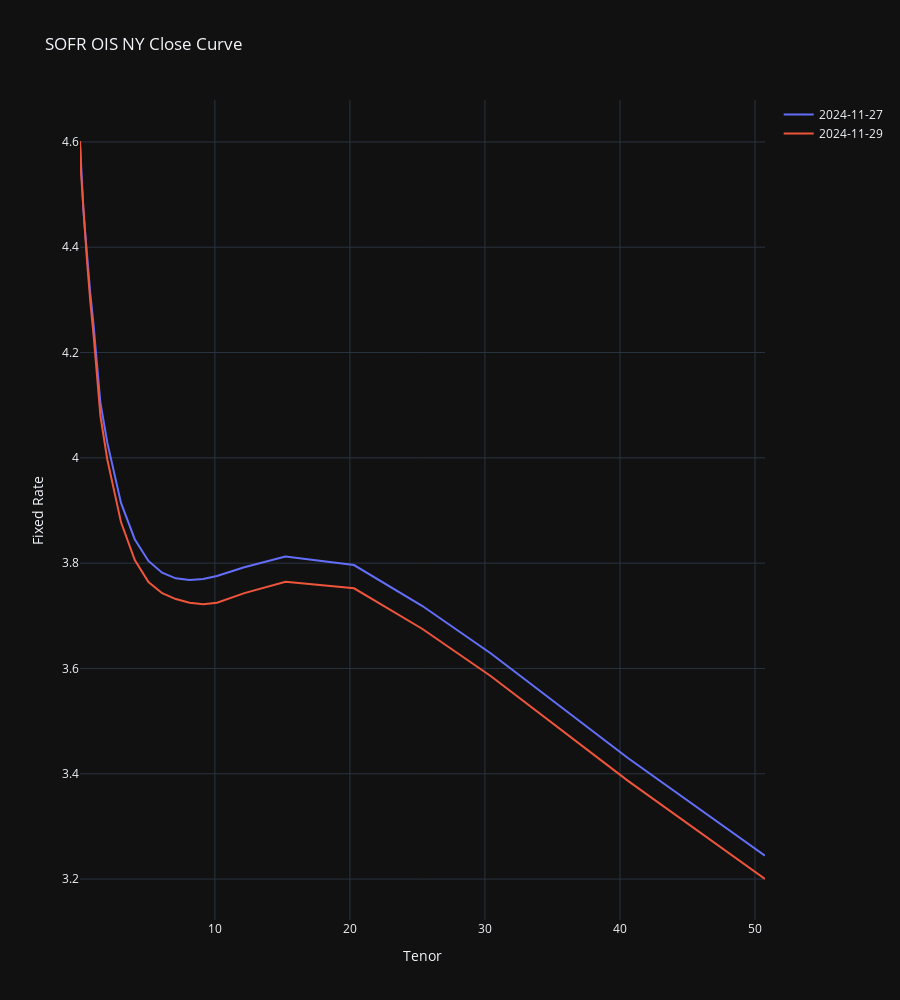

Notebook source saved alongside this figure:
### Markdown cell above
# SOFR OIS NY Close Curve:

### Code cell
as_of_dates = [datetime(2024, 11, 27), datetime(2024, 11, 29)]

fig = go.Figure()
for curr in as_of_dates:
    try:
        str_ts = str(int(curr.timestamp()))
        ohlc_df = pd.DataFrame(bbg_490_curve.s490_nyclose_db.get(str_ts)["ohlc"])
        ohlc_df["Expiry"] = pd.to_numeric(ohlc_df["Expiry"], errors="coerce")
        ohlc_df["Expiry"] = pd.to_datetime(ohlc_df["Expiry"], errors="coerce", unit="s")
        if len(as_of_dates) == 1:
            display(ohlc_df)
        fig.add_trace(go.Scatter(x=((ohlc_df["Expiry"] - curr).dt.days / 360), y=ohlc_df["Close"] * 100, mode="lines", name=f"{curr.date()}"))
    except Exception as e:
        print(f"{curr} NOT IN DB", e)

fig.update_layout(
    title="SOFR OIS NY Close Curve", xaxis_title="Tenor", yaxis_title="Fixed Rate", template="plotly_dark", height=1000, showlegend=True
)
fig.update_xaxes(
    showgrid=True,
    showspikes=True,
    spikecolor="white",
    spikesnap="cursor",
    spikemode="across",
)
fig.update_yaxes(showgrid=True, showspikes=True, spikecolor="white", spikesnap="cursor", spikethickness=0.5)
fig.show()

### Figure 1 — Plotly figure (JSON) as saved in the notebook; plotly's stock layout.template omitted (floating-point values rounded to 4 significant figures)
{"data": [{"mode": "lines", "name": "2024-11-27", "type": "scatter", "x": [0.01389, 0.025, 0.04444, 0.06389, 0.09444, 0.1806, 0.2583, 0.3444, 0.4278, 0.5111, 0.7639, 1.017, 1.522, 2.036, 3.05, 4.067, 5.081, 6.092, 7.103, 8.125, 9.139, 10.15, 12.18, 15.22, 20.3, 25.37, 30.44, 40.59, 50.74], "y": [4.599, 4.593, 4.578, 4.563, 4.543, 4.508, 4.473, 4.445, 4.417, 4.39, 4.315, 4.253, 4.105, 4.029, 3.914, 3.846, 3.804, 3.782, 3.771, 3.768, 3.77, 3.776, 3.792, 3.812, 3.796, 3.719, 3.628, 3.43, 3.244]}, {"mode": "lines", "name": "2024-11-29", "type": "scatter", "x": [0.01389, 0.03056, 0.05, 0.06944, 0.09722, 0.1833, 0.2611, 0.3472, 0.4361, 0.5167, 0.7722, 1.025, 1.531, 2.039, 3.053, 4.072, 5.083, 6.097, 7.111, 8.128, 9.147, 10.16, 12.19, 15.23, 20.31, 25.38, 30.45, 40.59, 50.74], "y": [4.602, 4.595, 4.578, 4.561, 4.539, 4.505, 4.472, 4.441, 4.41, 4.38, 4.298, 4.231, 4.078, 3.996, 3.878, 3.806, 3.764, 3.743, 3.732, 3.725, 3.722, 3.725, 3.743, 3.765, 3.752, 3.675, 3.585, 3.386, 3.2]}], "layout": {"height": 1000, "showlegend": true, "title": {"text": "SOFR OIS NY Close Curve"}, "xaxis": {"showgrid": true, "showspikes": true, "spikecolor": "white", "spikemode": "across", "spikesnap": "cursor", "title": {"text": "Tenor"}}, "yaxis": {"showgrid": true, "showspikes": true, "spikecolor": "white", "spikesnap": "cursor", "spikethickness": 0.5, "title": {"text": "Fixed Rate"}}}}
